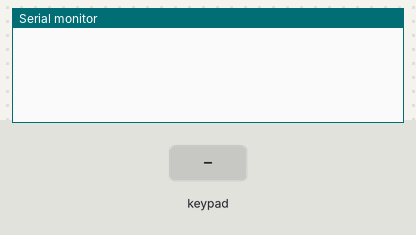
The sketch below on a simulated Arduino Uno, built with avr-gcc and run on an emulated ATmega328P. Parts: the last lines printed to the serial monitor. Inputs (shaded band) come from the test bench.

Above: at 1.2 s.
1.3 s: key '`' pressed
At 2.6 s:
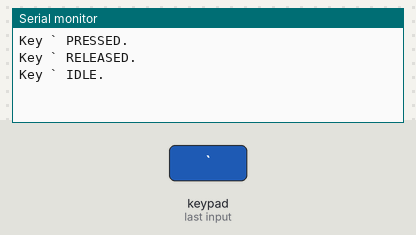
2.9 s: keypad keys 1 2 pressed 0.4 s apart
At 4.2 s:
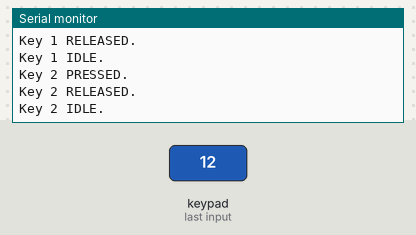
5.2 s: key '~' pressed
At 5.8 s:
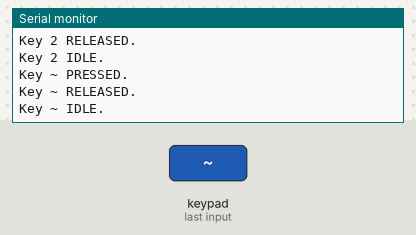
6.8 s: key '_' pressed
At 8.0 s:
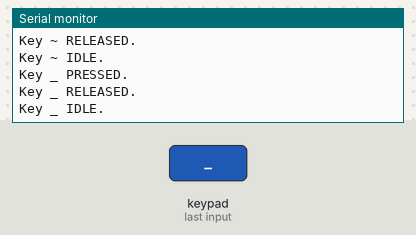
8.4 s: key '[' pressed
At 9.2 s:
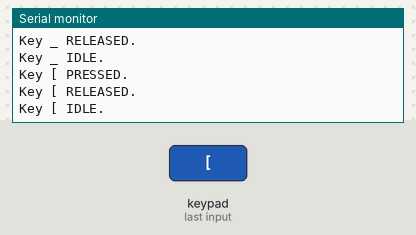
10.0 s: key '{' pressed
At 10.6 s:
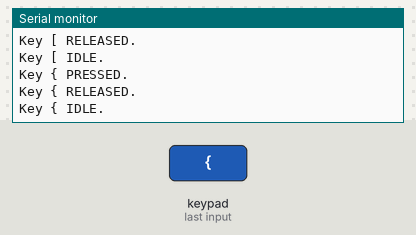

The sketch:

MultiKey9x9.ino
```cpp
/* @file MultiKey.ino
|| @version 1.0
|| @author Mark Stanley
|| @contact mstanley@technologist.com
||
|| @description
|| | The latest version, 3.0, of the keypad library supports up to 10
|| | active keys all being pressed at the same time. This sketch is an
|| | example of how you can get multiple key presses from a keypad or
|| | keyboard.
|| #
*/

#include <Keypad.h>

const byte ROWS = 9; //nine rows
const byte COLS = 9; //nine columns
char keys[ROWS][COLS] = {
{'`','~','-','_','[','{',']','}','0'},
{'1','2','3','4','5','6','7','8','9'},
{'a','b','c','d','e','f','g','h','i'},
{'j','k','l','m','n','o','p','q','r'},
{'s','t','u','v','w','x','y','z','A'},
{'B','C','D','E','F','G','H','I','J'},
{'K','L','M','N','O','P','Q','R','S'},
{'T','U','V','W','X','Y','Z','!','@'},
{'#','$','%','^','&','*','(',')','+'}
};
byte rowPins[ROWS] = {2, 3, 4, 5, 6, 7, 8, 9, 10}; //connect to the row pinouts of the kpd
byte colPins[COLS] = {11, 12, 13, A0, A1, A2, A3, A4, A5}; //connect to the column pinouts of the kpd

Keypad kpd = Keypad( makeKeymap(keys), rowPins, colPins, ROWS, COLS );

unsigned long loopCount;
unsigned long startTime;
String msg;


void setup() {
    Serial.begin(9600);
    loopCount = 0;
    startTime = millis();
    msg = "";
}


void loop() {
    loopCount++;
    if ( (millis()-startTime)>5000 ) {
//        Serial.print("Average loops per second = ");
//        Serial.println(loopCount/5);
        startTime = millis();
        loopCount = 0;
    }

    // Fills kpd.key[ ] array with up-to 10 active keys.
    // Returns true if there are ANY active keys.
    if (kpd.getKeys())
    {
        for (int i=0; i<LIST_MAX; i++)   // Scan the whole key list.
        {
            if ( kpd.key[i].stateChanged )   // Only find keys that have changed state.
            {
                switch (kpd.key[i].kstate) {  // Report active key state : IDLE, PRESSED, HOLD, or RELEASED
                    case PRESSED:
                    msg = " PRESSED.";
                break;
                    case HOLD:
                    msg = " HOLD.";
                break;
                    case RELEASED:
                    msg = " RELEASED.";
                break;
                    case IDLE:
                    msg = " IDLE.";
                }
                Serial.print("Key ");
                Serial.print(kpd.key[i].kchar);
                Serial.println(msg);
            }
        }
    }
}  // End loop
```

Measured:
- after the input at 1.3 s, the serial monitor: prints a new line at once (image 1)
- after the input at 2.9 s, the serial monitor: prints a new line at once (image 2)
- after the input at 5.2 s, the serial monitor: prints a new line at once (image 3)
- after the input at 6.8 s, the serial monitor: prints a new line at once (image 4)
- after the input at 8.4 s, the serial monitor: prints a new line at once (image 5)
- after the input at 10.0 s, the serial monitor: prints a new line at once (image 6)
